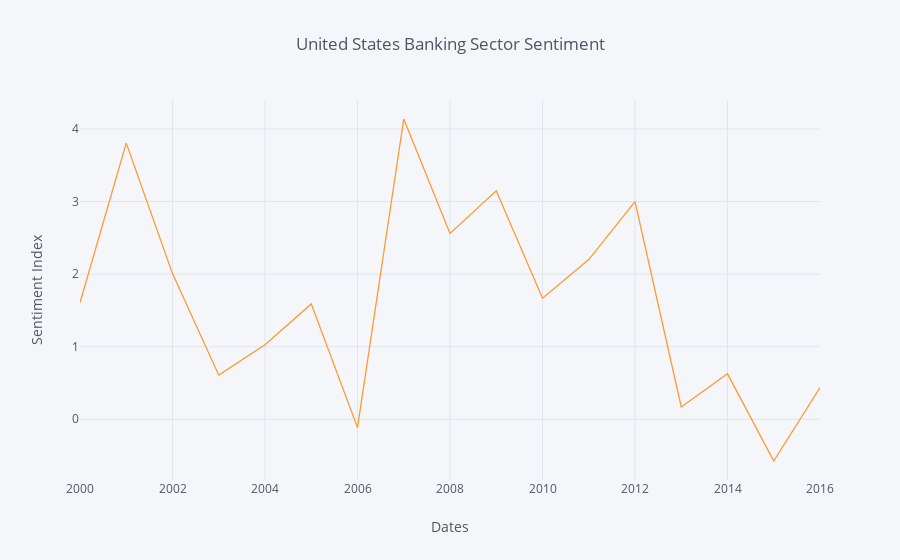

The code cell stored with this chart in its notebook:
### Code cell
xlabel = 'Dates'
ylabel = 'Sentiment Index'
country_name = 'United States'
title=country_name+' Banking Sector Sentiment'

plot_chart(df,country_name,xlabel,ylabel,title)

### Figure 1 — Plotly figure (JSON) as saved in the notebook; plotly's stock layout.template omitted (floating-point values rounded to 4 significant figures)
{"data": [{"line": {"color": "rgba(255, 153, 51, 1.0)", "dash": "solid", "width": 1.3}, "mode": "lines", "name": "sentindex", "text": "", "type": "scatter", "x": [2000, 2001, 2002, 2003, 2004, 2005, 2006, 2007, 2008, 2009, 2010, 2011, 2012, 2013, 2014, 2015, 2016], "y": [1.607, 3.805, 2.007, 0.6077, 1.027, 1.59, -0.1156, 4.138, 2.561, 3.148, 1.669, 2.2, 3.0, 0.1701, 0.6261, -0.5752, 0.4371]}], "layout": {"legend": {"bgcolor": "#F5F6F9", "font": {"color": "#4D5663"}}, "paper_bgcolor": "#F5F6F9", "plot_bgcolor": "#F5F6F9", "title": "United States Banking Sector Sentiment", "titlefont": {"color": "#4D5663"}, "xaxis1": {"gridcolor": "#E1E5ED", "showgrid": true, "tickfont": {"color": "#4D5663"}, "title": "Dates", "titlefont": {"color": "#4D5663"}, "zerolinecolor": "#E1E5ED"}, "yaxis1": {"gridcolor": "#E1E5ED", "showgrid": true, "tickfont": {"color": "#4D5663"}, "title": "Sentiment Index", "titlefont": {"color": "#4D5663"}, "zerolinecolor": "#E1E5ED"}}}
